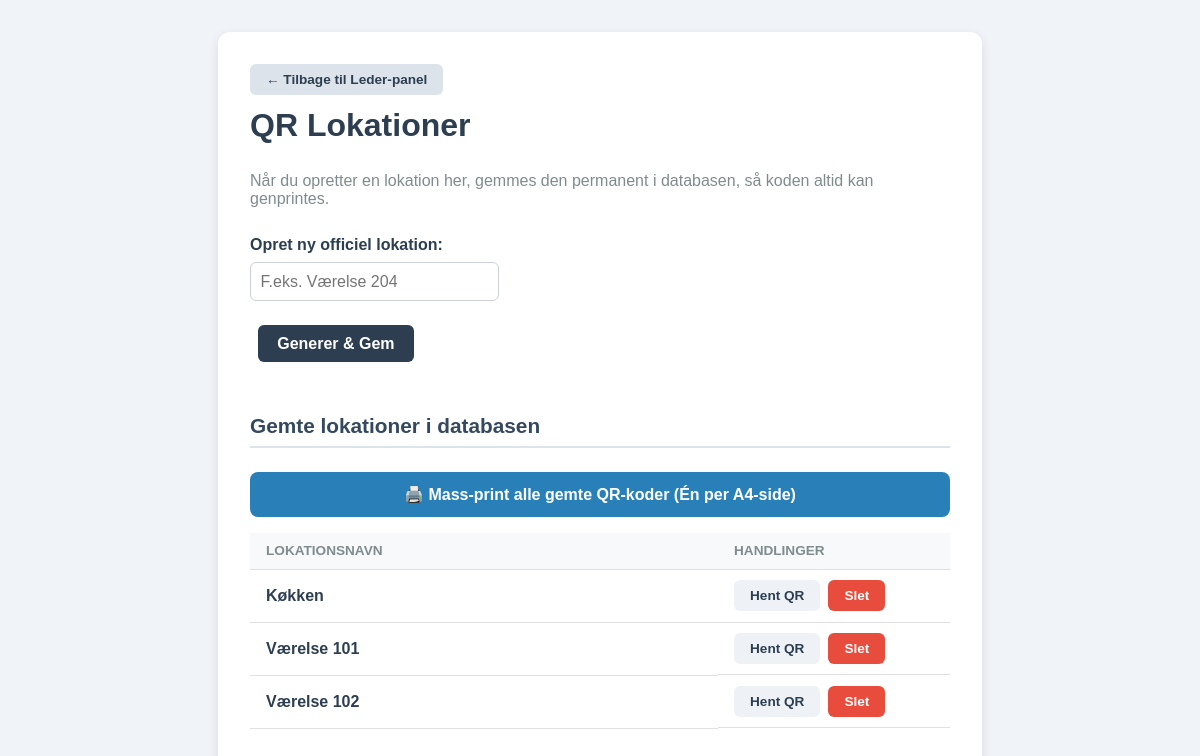
/generate_qr, run on an earlier commit of the app's database.
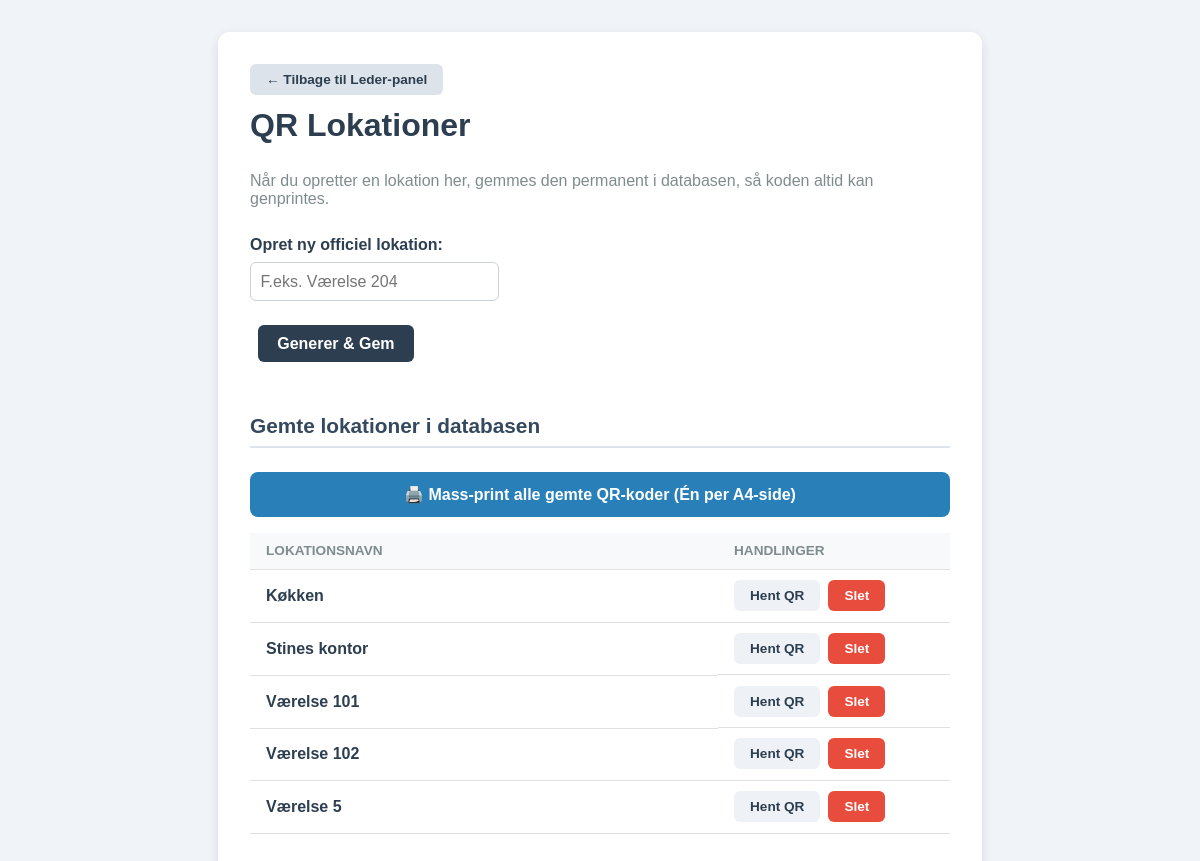
And on a later commit of the database.
### tables this page shows
CREATE TABLE locations (
            id INTEGER PRIMARY KEY AUTOINCREMENT,
            name TEXT NOT NULL UNIQUE
        );

### app.py (the view, shortened to what this page needs)
@app.route("/generate_qr", methods=["GET", "POST"])
def generate_qr():
    qr_base64 = None
    target_url = None
    location = None
    get_location = request.args.get("location")
    with get_db() as conn:
        saved_locations = conn.execute("SELECT * FROM locations ORDER BY name ASC").fetchall()
    return render_template("generate_qr.html", saved_locations=saved_locations, qr_base64=qr_base64, target_url=target_url, location=location)

### app.py (called while the page is built)
def get_db():
    conn = sqlite3.connect(DATABASE)
    conn.row_factory = sqlite3.Row
    return conn

### templates/generate_qr.html (shortened to what this page needs)
<!DOCTYPE html>
<html lang="da">
<head>
</head>
<body>
    <div class="container">
        <div class="no-print page-header">
            <a href="/admin" class="btn btn-secondary">← Tilbage til Leder-panel</a>
            <h1>QR Lokationer</h1>
            <p style="color:#7f8c8d;">Når du opretter en lokation her, gemmes den permanent i databasen, så koden altid kan genprintes.</p>
            <form method="POST" action="/generate_qr">
                <div class="form-group">
                    <label for="location">Opret ny officiel lokation:</label>
                    <input type="text" id="location" name="location" placeholder="F.eks. Værelse 204" value="{{ location if request.method == 'POST' else '' }}" required autocomplete="off">
                    <button type="submit" class="btn btn-submit">Generer & Gem</button>
                </div>
            </form>
        </div>
        <div class="no-print">
            <h2 class="section-title">Gemte lokationer i databasen</h2>
            {% if saved_locations %}
                <a href="/print_all_qr" class="btn-mass-print">🖨️ Mass-print alle gemte QR-koder (Én per A4-side)</a>
                <table class="location-table">
                    <thead>
                        <tr>
                            <th>Lokationsnavn</th>
                            <th style="width: 200px;">Handlinger</th>
                        </tr>
                    </thead>
                    <tbody>
                        {% for loc in saved_locations %}
                            <tr>
                                <td><strong>{{ loc['name'] }}</strong></td>
                                <td class="actions-cell">
                                    <a href="/generate_qr?location={{ loc['name'] }}" class="btn btn-secondary" style="background:#eef2f7;">Hent QR</a>
                                    <form method="POST" action="/delete_location/{{ loc['id'] }}" style="display:inline;" onsubmit="return confirm('Vil du slette denne lokation fra databasen? Historiske opgaver slettes ikke.');">
                                        <button type="submit" class="btn btn-danger">Slet</button>
                                    </form>
                                </td>
                            </tr>
                        {% endfor %}
                    </tbody>
                </table>
            {% else %}
                <p style="color:#7f8c8d; font-style: italic; margin-top: 1rem;">Ingen officielle lokationer oprettet i databasen endnu.</p>
            {% endif %}
        </div>
    </div>
</body>
</html>

What changed in the data, as far as the page shows it:
added locations: name "Stines kontor"
added locations: name "Værelse 5"
